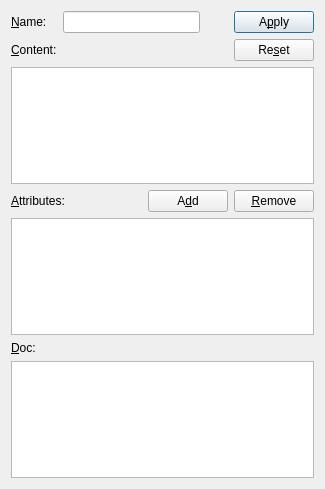
<?xml version="1.0" encoding="UTF-8"?>
<ui version="4.0">
 <class>DefinitionDlg</class>
 <widget class="QDialog" name="DefinitionDlg">
  <property name="geometry">
   <rect>
    <x>0</x>
    <y>0</y>
    <width>325</width>
    <height>489</height>
   </rect>
  </property>
  <property name="minimumSize">
   <size>
    <width>0</width>
    <height>0</height>
   </size>
  </property>
  <property name="windowTitle">
   <string>Definition</string>
  </property>
  <property name="autoFillBackground">
   <bool>false</bool>
  </property>
  <property name="sizeGripEnabled">
   <bool>false</bool>
  </property>
  <property name="modal">
   <bool>false</bool>
  </property>
  <layout class="QGridLayout" name="gridLayout_2">
   <item row="0" column="0">
    <layout class="QVBoxLayout" name="verticalLayout_2">
     <item>
      <layout class="QHBoxLayout" name="horizontalLayout">
       <item>
        <layout class="QGridLayout" name="gridLayout">
         <item row="0" column="0">
          <widget class="QLabel" name="nameLabel">
           <property name="text">
            <string>&amp;Name:</string>
           </property>
           <property name="buddy">
            <cstring>nameLineEdit</cstring>
           </property>
          </widget>
         </item>
         <item row="0" column="1">
          <widget class="QLineEdit" name="nameLineEdit"/>
         </item>
         <item row="1" column="0">
          <widget class="QLabel" name="contentLabel">
           <property name="text">
            <string>&amp;Content:</string>
           </property>
           <property name="buddy">
            <cstring>contentTextEdit</cstring>
           </property>
          </widget>
         </item>
        </layout>
       </item>
       <item>
        <spacer name="horizontalSpacer">
         <property name="orientation">
          <enum>Qt::Horizontal</enum>
         </property>
         <property name="sizeType">
          <enum>QSizePolicy::Maximum</enum>
         </property>
         <property name="sizeHint" stdset="0">
          <size>
           <width>28</width>
           <height>20</height>
          </size>
         </property>
        </spacer>
       </item>
       <item>
        <layout class="QVBoxLayout" name="verticalLayout">
         <item>
          <widget class="QPushButton" name="applyPushButton">
           <property name="text">
            <string>A&amp;pply</string>
           </property>
          </widget>
         </item>
         <item>
          <widget class="QPushButton" name="resetPushButton">
           <property name="text">
            <string>Re&amp;set</string>
           </property>
          </widget>
         </item>
        </layout>
       </item>
      </layout>
     </item>
     <item>
      <widget class="QTextEdit" name="contentTextEdit"/>
     </item>
     <item>
      <layout class="QHBoxLayout" name="horizontalLayout_2">
       <item>
        <widget class="QLabel" name="attributesLabel">
         <property name="text">
          <string>&amp;Attributes:</string>
         </property>
         <property name="buddy">
          <cstring>attributeTableWidget</cstring>
         </property>
        </widget>
       </item>
       <item>
        <widget class="QPushButton" name="addPushButton">
         <property name="sizePolicy">
          <sizepolicy hsizetype="Fixed" vsizetype="Fixed">
           <horstretch>0</horstretch>
           <verstretch>0</verstretch>
          </sizepolicy>
         </property>
         <property name="text">
          <string>A&amp;dd</string>
         </property>
        </widget>
       </item>
       <item>
        <widget class="QPushButton" name="removePushButton">
         <property name="sizePolicy">
          <sizepolicy hsizetype="Fixed" vsizetype="Fixed">
           <horstretch>0</horstretch>
           <verstretch>0</verstretch>
          </sizepolicy>
         </property>
         <property name="text">
          <string>&amp;Remove</string>
         </property>
        </widget>
       </item>
      </layout>
     </item>
     <item>
      <widget class="QTableWidget" name="attributeTableWidget"/>
     </item>
     <item>
      <widget class="QLabel" name="docLabel">
       <property name="text">
        <string>&amp;Doc:</string>
       </property>
       <property name="buddy">
        <cstring>docTextEdit</cstring>
       </property>
      </widget>
     </item>
     <item>
      <widget class="QTextEdit" name="docTextEdit">
       <property name="enabled">
        <bool>true</bool>
       </property>
      </widget>
     </item>
    </layout>
   </item>
  </layout>
 </widget>
 <tabstops>
  <tabstop>nameLineEdit</tabstop>
  <tabstop>contentTextEdit</tabstop>
  <tabstop>addPushButton</tabstop>
  <tabstop>removePushButton</tabstop>
  <tabstop>attributeTableWidget</tabstop>
  <tabstop>docTextEdit</tabstop>
  <tabstop>applyPushButton</tabstop>
  <tabstop>resetPushButton</tabstop>
 </tabstops>
 <resources/>
 <connections/>
</ui>
